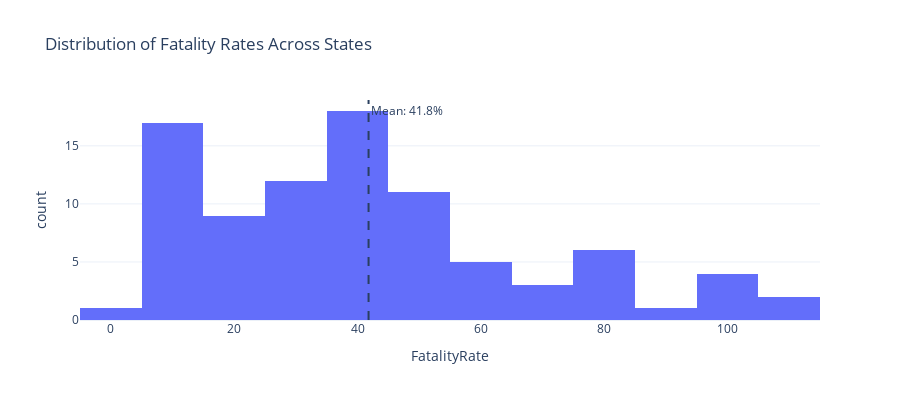

Notebook code cell kept with this figure:
### Code cell
# Fatality Rate Distribution
fig = px.histogram(severity_clean, x='FatalityRate', nbins=20,
                   title='Distribution of Fatality Rates Across States')
fig.add_vline(x=severity_clean['FatalityRate'].mean(), line_dash='dash', 
              annotation_text=f"Mean: {severity_clean['FatalityRate'].mean():.1f}%")
fig.update_layout(template='plotly_white', height=400)
fig.show()

### Figure 1 — Plotly figure (JSON) as saved in the notebook; plotly's stock layout.template omitted (floating-point values rounded to 4 significant figures)
{"data": [{"bingroup": "x", "hovertemplate": "FatalityRate=%{x}<br>count=%{y}<extra></extra>", "legendgroup": "", "marker": {"color": "#636efa", "pattern": {"shape": ""}}, "name": "", "nbinsx": 20, "orientation": "v", "showlegend": false, "type": "histogram", "x": [44.05, 58.55, 49.68, 83.56, 47.84, 11.59, 50.39, 53.49, 39.25, 79.98, 28.37, 9.69, 27.99, 51.15, 18.34, 72.41, 104.3, 104.5, 47.86, 80.17, 49.87, 39.08, 29.18, 35.63, 48.03, 66.91, 63.77, 61.63, 108.0, 36.81, 44.26, 31.87, 14.93, 20.42, 0.0, 12.0, 89.49, 31.91, 74.83, 84.73, 43.87, 18.37, 8.69, 36.81, 13.77, 26.27, 31.87, 64.62, 19.45, 48.27, 43.43, 16.34, 11.38, 8.66, 12.72, 33.0, 46.45, 38.63, 9.48, 44.54, 7.74, 18.07, 11.76, 22.09, 9.39, 44.29, 79.76, 34.38, 11.57, 39.92, 100.0, 29.08, 100.0, 62.11, 44.87, 80.04, 15.46, 37.43, 44.49, 11.55, 50.22, 6.51, 9.89, 26.66, 35.95, 111.4, 42.19, 24.51, 25.13], "xaxis": "x", "yaxis": "y"}], "layout": {"annotations": [{"showarrow": false, "text": "Mean: 41.8%", "x": 41.79, "xanchor": "left", "xref": "x", "y": 1, "yanchor": "top", "yref": "y domain"}], "barmode": "relative", "height": 400, "legend": {"tracegroupgap": 0}, "shapes": [{"line": {"dash": "dash"}, "type": "line", "x0": 41.79, "x1": 41.79, "xref": "x", "y0": 0, "y1": 1, "yref": "y domain"}], "title": {"text": "Distribution of Fatality Rates Across States"}, "xaxis": {"anchor": "y", "domain": [0, 1], "title": {"text": "FatalityRate"}}, "yaxis": {"anchor": "x", "domain": [0, 1], "title": {"text": "count"}}}}
